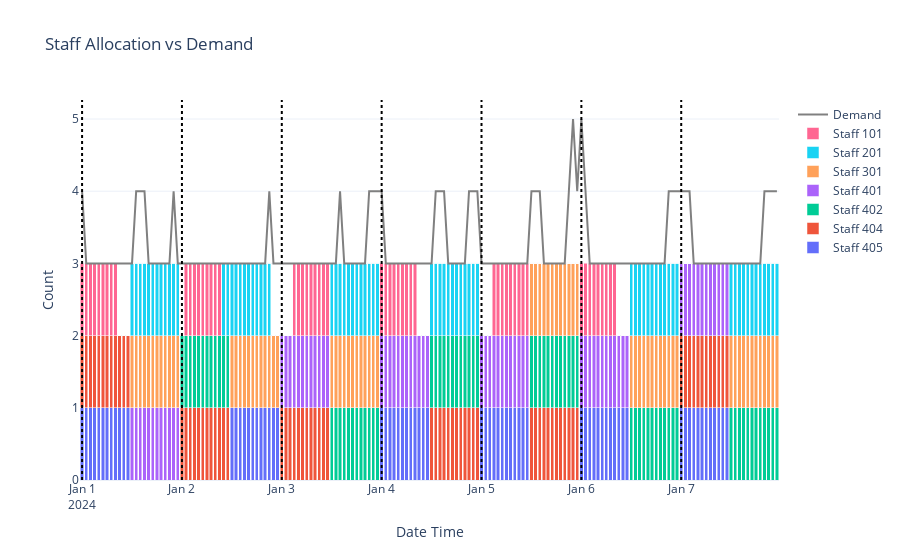

The notebook cell saved with this chart:
### Code cell
# graph demand actual vs demand

# Expand `start_date` and `end_date` into hourly intervals
expanded_rows = []
for _, row in df.iterrows():
    expanded_hours = pd.date_range(row['start_date_time'], row['end_date_time'], freq='h')
    expanded_rows.extend([{'date_time': dt, 'count': 1, 'staff_id': row['staff_id']} for dt in expanded_hours if dt<row['end_date_time']])

df_expanded = pd.DataFrame(expanded_rows).groupby(['date_time', 'staff_id'], as_index=False).count()
df_pivot = df_expanded.pivot(index='date_time', columns='staff_id', values='count').fillna(0)

# Create the figure
fig = go.Figure()

# Add stacked bars for each staff_id
for staff_id in sorted(df_pivot.columns, reverse=True):
    fig.add_trace(go.Bar(
        x=df_pivot.index,
        y=df_pivot[staff_id],
        name=f'Staff {staff_id}',
    ))

# Add demand as a line
fig.add_trace(go.Scatter(
    x=demand_df['date_time'],
    y=demand_df['demand'],
    mode='lines',
    name='Demand',
    line=dict(color='gray', width=2)
))

# Add vertical lines for the start of each day
start_of_days = pd.to_datetime(df_pivot.index.normalize()).drop_duplicates()
for day_start in start_of_days:
    fig.add_vline(
        x=day_start,
        line=dict(color='black', dash='dot')
    )

# Update layout
fig.update_layout(
    title='Staff Allocation vs Demand',
    xaxis_title='Date Time',
    yaxis_title='Count',
    barmode='stack',  # Stacked bar chart
    template='plotly_white'
)

# Show the figure
fig.show()

### Figure 1 — Plotly figure (JSON) as saved in the notebook; plotly's stock layout.template omitted (floating-point values rounded to 4 significant figures; data arrays with more than 128 entries replaced by an {"elided": "..."} marker saying what was removed)
{"data": [{"name": "Staff 405", "type": "bar", "x": {"elided": "168 str values"}, "y": {"elided": "168 int values"}}, {"name": "Staff 404", "type": "bar", "x": {"elided": "168 str values"}, "y": {"elided": "168 int values"}}, {"name": "Staff 402", "type": "bar", "x": {"elided": "168 str values"}, "y": {"elided": "168 int values"}}, {"name": "Staff 401", "type": "bar", "x": {"elided": "168 str values"}, "y": {"elided": "168 int values"}}, {"name": "Staff 301", "type": "bar", "x": {"elided": "168 str values"}, "y": {"elided": "168 int values"}}, {"name": "Staff 201", "type": "bar", "x": {"elided": "168 str values"}, "y": {"elided": "168 int values"}}, {"name": "Staff 101", "type": "bar", "x": {"elided": "168 str values"}, "y": {"elided": "168 int values"}}, {"line": {"color": "gray", "width": 2}, "mode": "lines", "name": "Demand", "type": "scatter", "x": {"elided": "168 str values"}, "y": {"elided": "168 int values"}}], "layout": {"barmode": "stack", "shapes": [{"line": {"color": "black", "dash": "dot"}, "type": "line", "x0": "2024-01-01T00:00:00", "x1": "2024-01-01T00:00:00", "xref": "x", "y0": 0, "y1": 1, "yref": "y domain"}, {"line": {"color": "black", "dash": "dot"}, "type": "line", "x0": "2024-01-02T00:00:00", "x1": "2024-01-02T00:00:00", "xref": "x", "y0": 0, "y1": 1, "yref": "y domain"}, {"line": {"color": "black", "dash": "dot"}, "type": "line", "x0": "2024-01-03T00:00:00", "x1": "2024-01-03T00:00:00", "xref": "x", "y0": 0, "y1": 1, "yref": "y domain"}, {"line": {"color": "black", "dash": "dot"}, "type": "line", "x0": "2024-01-04T00:00:00", "x1": "2024-01-04T00:00:00", "xref": "x", "y0": 0, "y1": 1, "yref": "y domain"}, {"line": {"color": "black", "dash": "dot"}, "type": "line", "x0": "2024-01-05T00:00:00", "x1": "2024-01-05T00:00:00", "xref": "x", "y0": 0, "y1": 1, "yref": "y domain"}, {"line": {"color": "black", "dash": "dot"}, "type": "line", "x0": "2024-01-06T00:00:00", "x1": "2024-01-06T00:00:00", "xref": "x", "y0": 0, "y1": 1, "yref": "y domain"}, {"line": {"color": "black", "dash": "dot"}, "type": "line", "x0": "2024-01-07T00:00:00", "x1": "2024-01-07T00:00:00", "xref": "x", "y0": 0, "y1": 1, "yref": "y domain"}], "title": {"text": "Staff Allocation vs Demand"}, "xaxis": {"title": {"text": "Date Time"}}, "yaxis": {"title": {"text": "Count"}}}}
